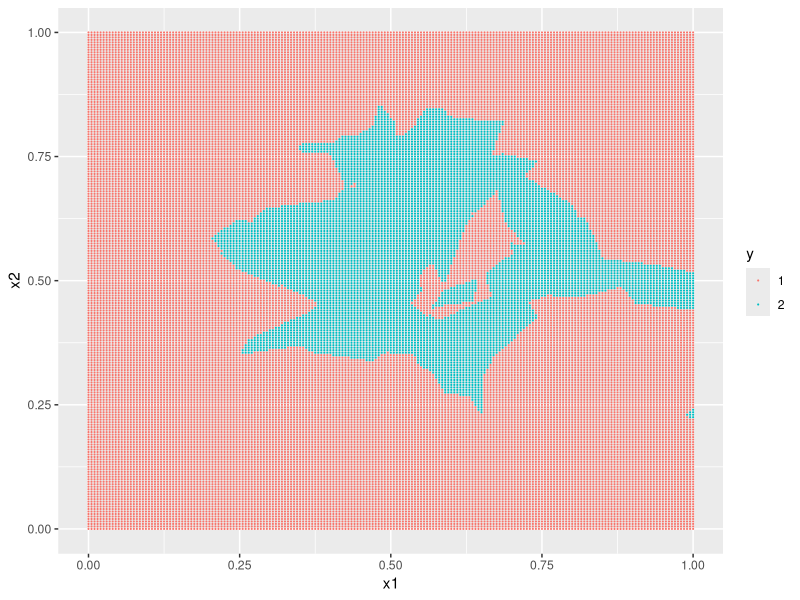
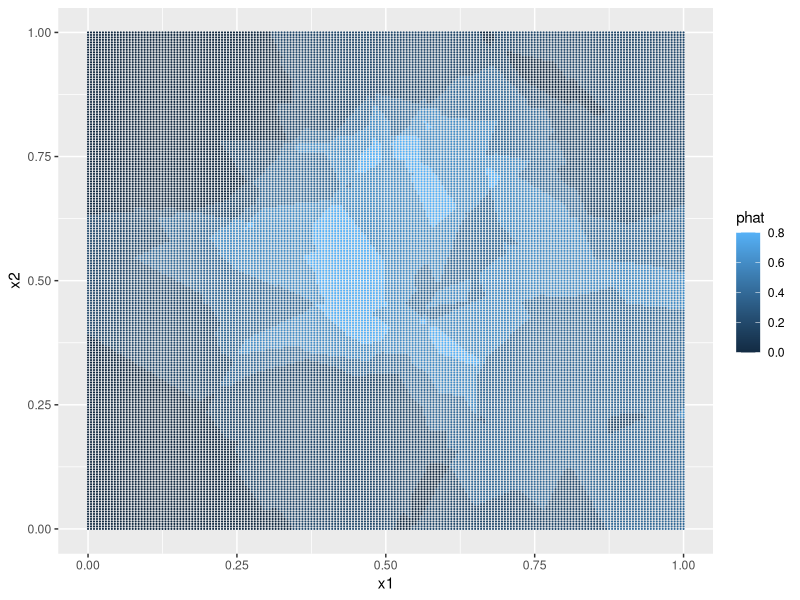
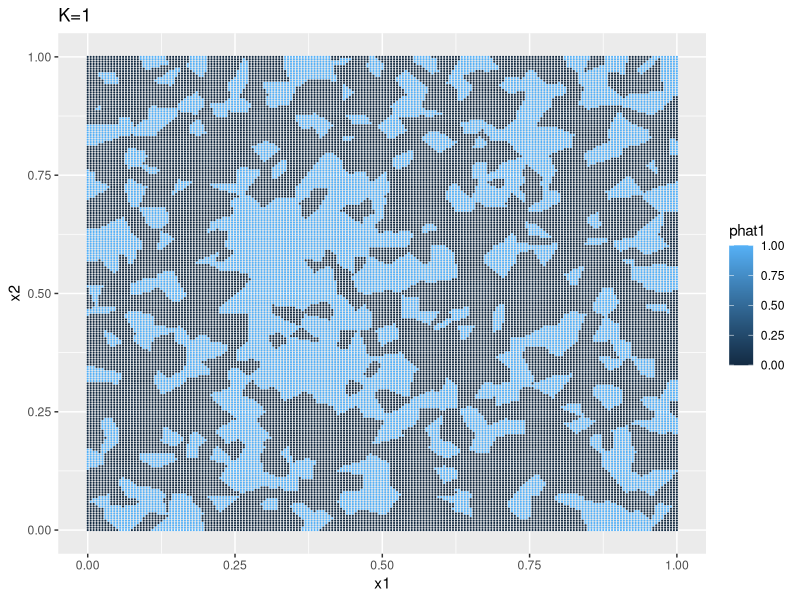
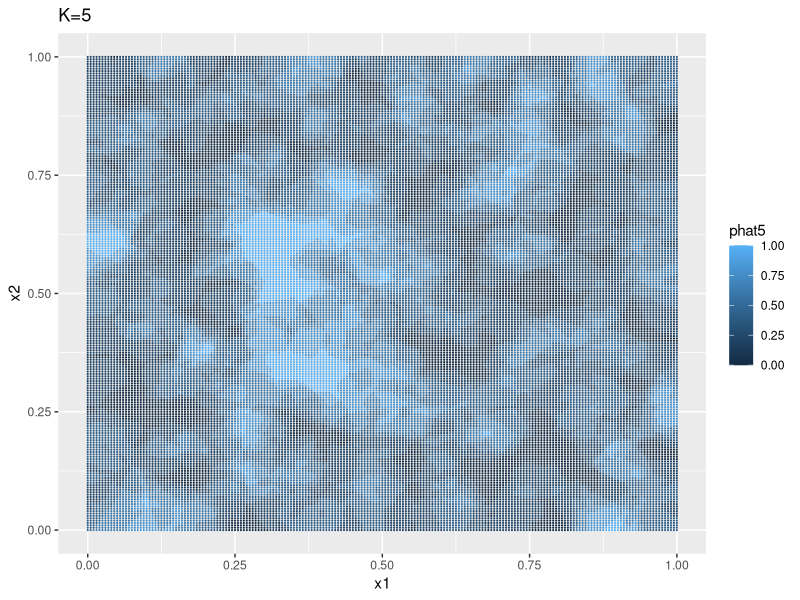
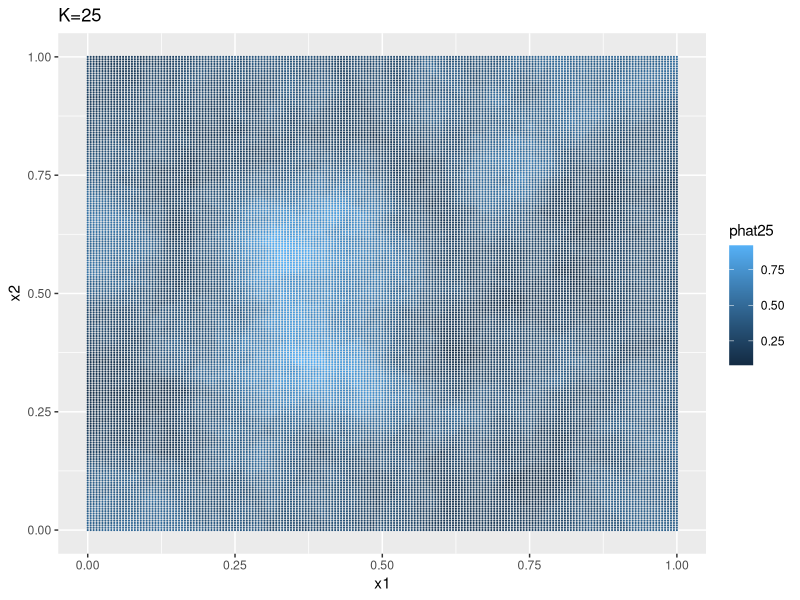
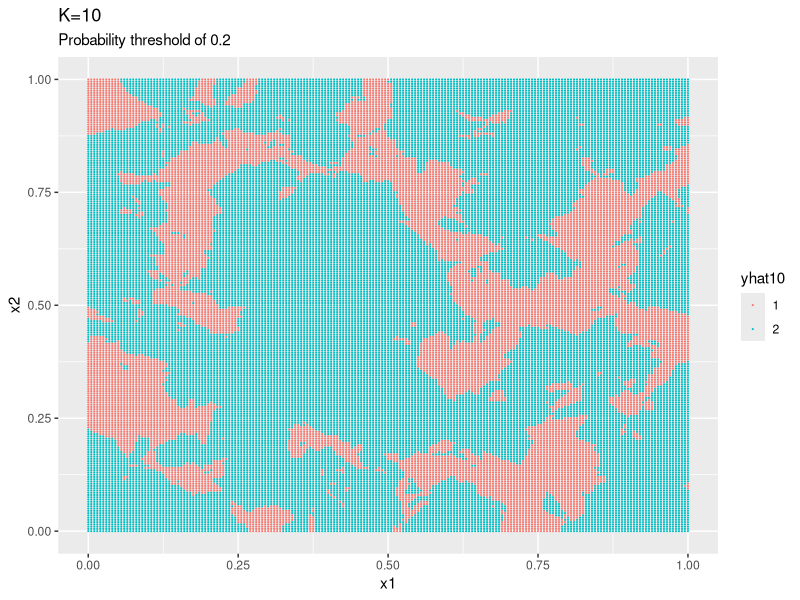
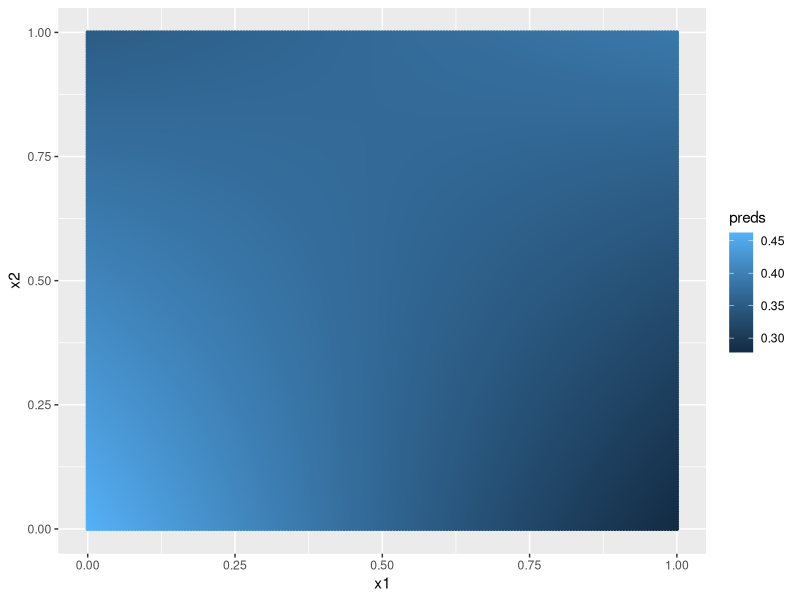

Write R code to recreate these figures, in order.
## ---- chunk 1
library(tidyverse)
library(kableExtra)
library(glmnet)

knitr::opts_chunk$set(echo = TRUE,
                      message = FALSE,
                      warning = FALSE)
## ---- chunk 2
n = 50
set.seed(101)
x1 = runif(n)
x2 = runif(n)
prob  = ifelse(x1 < 0.5 & x1 > 0.25 & x2 > 0.25 & x2<0.75,0.8,0.3)
y  = as.factor(rbinom(n,1,prob))
levels(y) = c("1","2")
df = data.frame(y=y,x1=x1,x2=x2)
## ---- chunk 3
knn_pred = function(point,x1,x2,y,k=5, thresh = 0.5) {
  dists = sqrt((x1-point[1])^2+(x2-point[2])^2) #Find all distances to current obs
  bound = sort(dists)[k]                #Find kth smallest distance
  indices = which(dists <= bound)       #Find which obs have dists 1:k
  outcomes = as.integer(y[indices]) #Find corresponding outcomes y
  prob = mean(outcomes)-1
  if (prob < thresh){
    out = 1
  } else {
    out = 2
  }
  out
  
}
## ---- chunk 4
grid.fineness = 201
sequence = seq(0,1,length.out=grid.fineness)
grid = expand.grid(sequence,sequence)
colnames(grid) = c("x1","x2")
yhat = apply(grid,1,knn_pred,x1=x1,x2=x2,y=y,k=5)
yhat = as.factor(yhat)
## ---- chunk 5
df = as.data.frame(grid)
df$y = yhat
ggplot(df,aes(x=x1,y=x2,col=y))+geom_point(size=0.08)
## ---- chunk 6
knn_prob = function(point,x1,x2,y,k=5) {
  dists = sqrt((x1-point[1])^2+(x2-point[2])^2) #Find all distances to current obs
  bound = sort(dists)[k]                #Find kth smallest distance
  indices = which(dists <= bound)       #Find which obs have dists 1:k
  outcomes = as.integer(y[indices])     #Find corresponding outcomes y
  mean(outcomes)-1 #Taking advantage of 2 outcomes.
}
## ---- chunk 7
phat = apply(grid,1,knn_prob,x1=x1,x2=x2,y=y,k=5)
df$phat = phat
ggplot(df,aes(x=x1,y=x2,col=phat))+geom_point(size=0.08)
## ---- chunk 8
set.seed(101)
## ---- chunk 9
n = 1000
set.seed(101)
x1 = runif(n)
x2 = runif(n)
prob  = ifelse(x1 < 0.5 & x1 > 0.25 & x2 > 0.25 & x2<0.75,0.8,0.3)
y  = as.factor(rbinom(n,1,prob))
levels(y) = c("1","2")
bigdf = data.frame(y=y,x1=x1,x2=x2)
grid.fineness = 201
sequence = seq(0,1,length.out=grid.fineness)
grid = expand.grid(sequence,sequence)
colnames(grid) = c("x1","x2")
# yhat = apply(grid,1,knn_pred,x1=x1,x2=x2,y=y,k=1)
# yhat = as.factor(yhat)
bigdf = as.data.frame(grid)

# Create probabilities for each K value
bigdf$phat1 = apply(grid,1,knn_prob,x1=x1,x2=x2,y=y,k=1)
bigdf$phat5 = apply(grid,1,knn_prob,x1=x1,x2=x2,y=y,k=5)
bigdf$phat25 = apply(grid,1,knn_prob,x1=x1,x2=x2,y=y,k=25)
## ---- chunk 10
ggplot(bigdf,aes(x=x1,y=x2,col=phat1))+geom_point(size=0.08)+
  labs(title = 'K=1')
ggplot(bigdf,aes(x=x1,y=x2,col=phat5))+geom_point(size=0.08)+
  labs(title = 'K=5')
ggplot(bigdf,aes(x=x1,y=x2,col=phat25))+geom_point(size=0.08)+
  labs(title = 'K=25')
## ---- chunk 11
yhat10 = apply(grid,1,knn_pred,x1=x1,x2=x2,y=y,k=10, thresh = 0.2) %>% as.factor()
bigdf$yhat10 = yhat10
ggplot(df,aes(x=x1,y=x2,col=yhat10))+geom_point(size=0.08) +
  labs(title = 'K=10',subtitle = 'Probability threshold of 0.2')
## ---- chunk 12
gen_dat <- data.frame(y=y,x1=x1,x2=x2)
mymod <- glm(y ~ x1 + x2 + x1*x2, data = gen_dat, family = 'binomial')
preds <- predict.glm(mymod, grid, type = 'response')
ggplot(df, aes(x=x1,y=x2,col=preds))+ geom_point(size = 0.8)
## ---- chunk 13
# x1,x2,y from your sample with 1k observations need to exist to run this.
set.seed(101)
z = ifelse((x1>0.8 | x2 < 0.4),rbinom(length(y),1,0.8),(y==1)*2)
